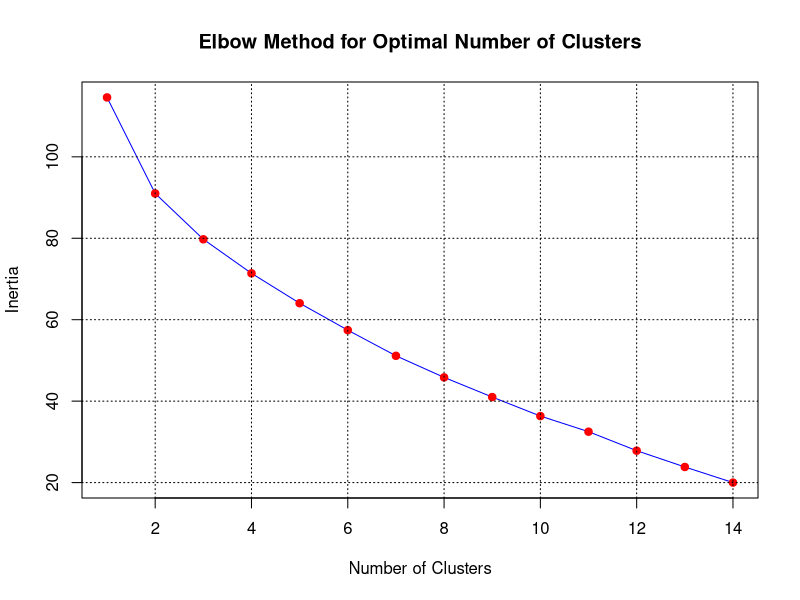

Write the R code that produced this figure.
## ---- chunk 1
library(tidyverse)
library(cluster)
## ---- chunk 2
data <- read.csv("init_data.csv")

# Drop the first column (Unnamed: 0) as it appears to be an identifier
data <- data[,-1]

# Convert categorical variables to one-hot encoded format
data_encoded <- as.data.frame(model.matrix(~.-1, data))

## ---- chunk 3
# Determine the optimal number of clusters using the elbow method
inertias <- c()
cluster_range <- 1:14  # Checking for up to 14 clusters

for (k in cluster_range) {
  set.seed(42)  # Setting seed for reproducibility
  kmeans_result <- kmeans(data_encoded, centers=k, nstart=25)
  inertias <- c(inertias, kmeans_result$tot.withinss)
}

# Plotting the elbow curve
plot(cluster_range, inertias, type="l", col="blue", xlab="Number of Clusters", ylab="Inertia",
     main="Elbow Method for Optimal Number of Clusters", ylim=c(min(inertias), max(inertias)))
points(cluster_range, inertias, pch=19, col="red")
grid(col="black")
